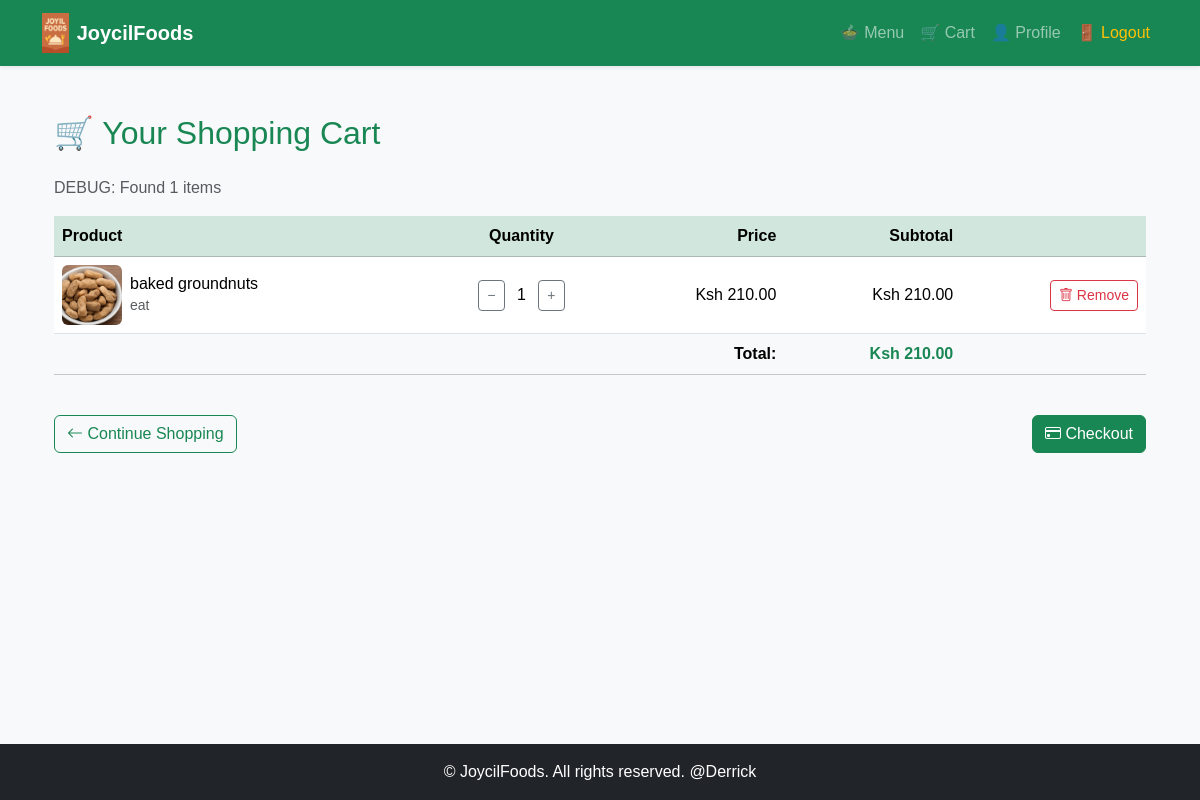
The app's page /cart/ (signed in) with its own data.
### cart/models.py (models this page shows, shortened)
class CartItem(models.Model):
    user = models.ForeignKey(User, on_delete=models.CASCADE)
    product = models.ForeignKey(Product, on_delete=models.CASCADE)
    quantity = models.PositiveIntegerField(default=1)
    @property
    def subtotal(self):
        return self.product.price * self.quantity
    class Meta:
        unique_together = ('user', 'product')  # ✅ prevents duplicates

### menu/models.py (models this page shows, shortened)
class Product(models.Model):
    name = models.CharField(max_length=100)
    price = models.DecimalField(max_digits=8, decimal_places=2)
    description = models.TextField()
    available = models.BooleanField(default=True)
    image = models.ImageField(upload_to='product_images/', blank=True, null=True)

### cart/views.py (the view)
# urls.py: path('', views.cart_detail, name='cart_detail'),
@login_required
def cart_detail(request):
    cart_items = CartItem.objects.filter(user=request.user)
    total_price = sum(item.subtotal for item in cart_items)
    logger.debug(f"Cart detail fetched {cart_items.count()} items for {request.user.username}")
    for ci in cart_items:
        logger.debug(f" - {ci.product.name}: {ci.quantity} (Subtotal {ci.subtotal})")
    return render(request, "cart/cart_detail.html", {
        "cart_items": cart_items,
        "total_price": total_price
    })

### cart/context_processors.py (called while the page is built)
def cart_items_count(request):
    if request.user.is_authenticated:
        return {"cart_item_count": CartItem.objects.filter(user=request.user).count()}
    return {"cart_item_count": 0}

### cart/templates/cart/cart_detail.html (shortened to what this page needs)
{% extends 'base.html' %}
{% load static %}
{% block content %}
<div class="container mt-4">
    <h2 class="mb-4 text-success">🛒 Your Shopping Cart</h2>
    <p class="text-muted">DEBUG: Found {{ cart_items.count }} items</p>
    {% if cart_items.exists %}
        <div class="table-responsive">
            <table class="table table-hover align-middle">
                <thead class="table-success">
                    <tr>
                        <th>Product</th>
                        <th class="text-center">Quantity</th>
                        <th class="text-end">Price</th>
                        <th class="text-end">Subtotal</th>
                        <th></th>
                    </tr>
                </thead>
                <tbody>
                    {% for item in cart_items %}
                        <tr>
                            <td>
                                <div class="d-flex align-items-center">
                                    {% if item.product.image %}
                                        <img src="{{ item.product.image.url }}"
                                             alt="{{ item.product.name }}"
                                             class="rounded me-2"
                                             style="width: 60px; height: 60px; object-fit: cover;">
                                    {% else %}
                                        <img src="{% static 'images/default_food.jpg' %}"
                                             alt="No image"
                                             class="rounded me-2"
                                             style="width: 60px; height: 60px; object-fit: cover;">
                                    {% endif %}
                                    <div>
                                        <h6 class="mb-0">{{ item.product.name }}</h6>
                                        <small class="text-muted">
                                            {{ item.product.description|truncatewords:10 }}
                                        </small>
                                    </div>
                                </div>
                            </td>
                            <td class="text-center">
                                <a href="{% url 'update_quantity' item.id 'decrease' %}"
                                   class="btn btn-sm btn-outline-secondary">−</a>
                                <span class="mx-2">{{ item.quantity }}</span>
                                <a href="{% url 'update_quantity' item.id 'increase' %}"
                                   class="btn btn-sm btn-outline-secondary">+</a>
                            </td>
                            <td class="text-end">Ksh {{ item.product.price }}</td>
                            <td class="text-end">Ksh {{ item.subtotal }}</td>
                            <td class="text-end">
                                <a href="{% url 'remove_from_cart' item.id %}"
                                   class="btn btn-sm btn-outline-danger">
                                    <i class="bi bi-trash"></i> Remove
                                </a>
                            </td>
                        </tr>
                    {% empty %}
                        <tr>
                            <td colspan="5" class="text-center text-muted">
                                Your cart is empty.
                            </td>
                        </tr>
                    {% endfor %}
                </tbody>
                <tfoot class="table-light">
                    <tr>
                        <td colspan="3" class="text-end fw-bold">Total:</td>
                        <td class="text-end fw-bold text-success">Ksh {{ total_price }}</td>
                        <td></td>
                    </tr>
                </tfoot>
            </table>
        </div>
        <div class="d-flex justify-content-between mt-4">
            <a href="{% url 'menu_list' %}" class="btn btn-outline-success">
                <i class="bi bi-arrow-left"></i> Continue Shopping
            </a>
            <a href="#" class="btn btn-success">
                <i class="bi bi-credit-card"></i> Checkout
            </a>
        </div>
    {% endif %}
</div>
{% endblock %}

### static/css/style.css (style rules this page uses)
body { background-color: #f8fff0; font-family: Arial, sans-serif; }

### records on screen
CartItem: product.image (picture), product.name "baked groundnuts", product.description "eat", quantity "1", product.price "210.00", subtotal "210.00"

### other values on screen
{{ cart_items.count }} "1"
{{ total_price }} "210.00"
